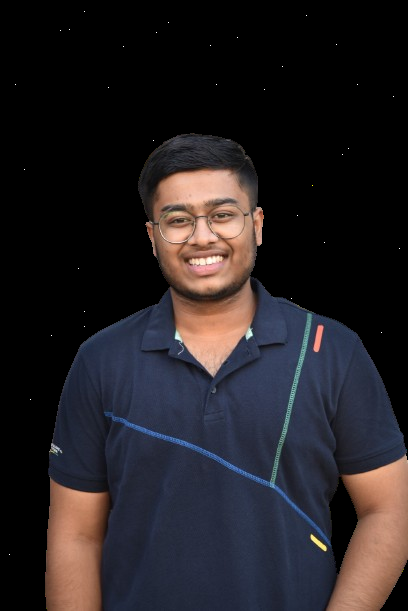
#> input picture tests/expected_images/pic3.png, 408 x 611 px
$ python -i change_background.py   (imports and definitions only)
#> lines starting #> are read from the running program, lines starting #| are printed output that depends on the picture; after the words box and inside, x2 and y2 are one past the last pixel; in counts of white or black regions, pixels touching at a corner belong together
import cv2
from PIL import Image
from rembg import remove

def change_background_to_none(file_path):
#> called with file_path = 'expected_images/pic3.png'
    src = cv2.imread(file_path, 1)
#> src is the input picture: shape (611, 408, 3); mean B, G, R 35.3, 32.1, 36.4

    tmp = cv2.cvtColor(src, cv2.COLOR_BGR2GRAY)
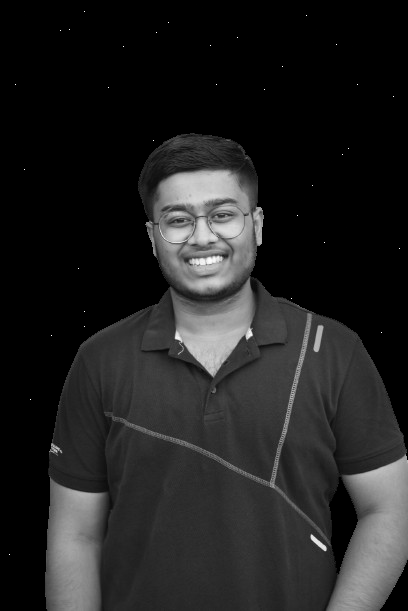
#> tmp: shape (611, 408); min 0, max 255, mean 33.8
    _, alpha = cv2.threshold(tmp, 0, 255, cv2.THRESH_BINARY)
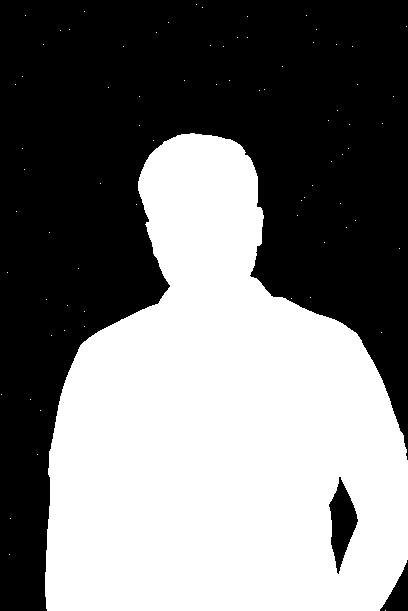
#> alpha: shape (611, 408); 47% white; 76 white regions (75 under 20 px), largest, box (x1, y1, x2, y2) and area: (45, 133, 408, 611) 117072

    b, g, r = cv2.split(src)
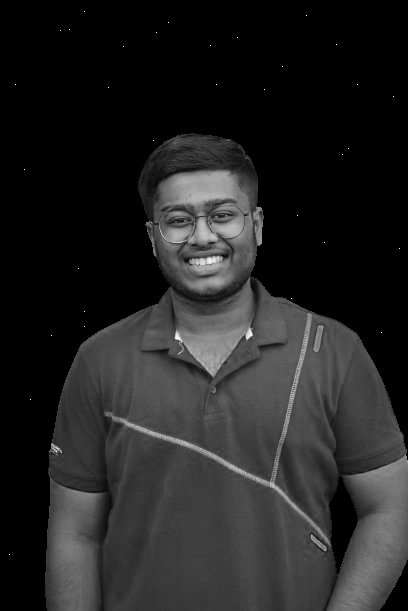
#> b: shape (611, 408); min 0, max 255, mean 35.3
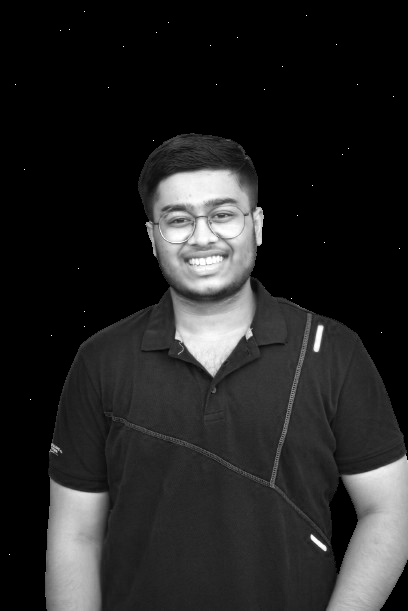
#> r: shape (611, 408); min 0, max 255, mean 36.4
    rgba = [b, g, r, alpha]
    dst = cv2.merge(rgba, 4)

    cv2.imwrite(file_path, dst)

def change_background(file_path):
    input = Image.open(file_path)
    output = remove(input)
    output.save(file_path)
    change_background_to_none(file_path)

>>> result = change_background_to_none('expected_images/pic3.png')

$ run again, on tests/expected_images/pic4.png
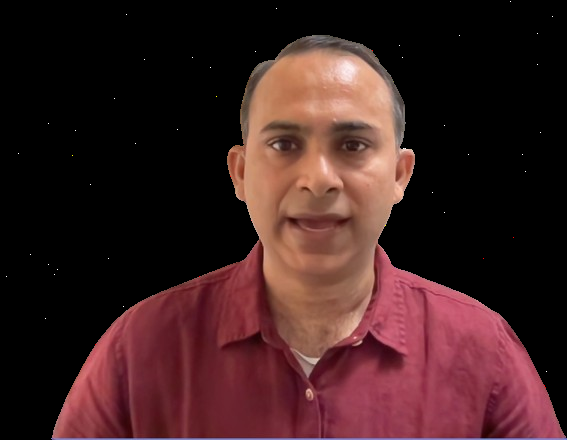
#> input picture tests/expected_images/pic4.png, 567 x 440 px
#> in change_background_to_none, src is the input picture: shape (440, 567, 3); mean B, G, R 32.5, 32.4, 61.2
#> in change_background_to_none, `_, alpha = cv2.threshold(tmp, 0, 255, cv2.THRESH_BINARY)`:
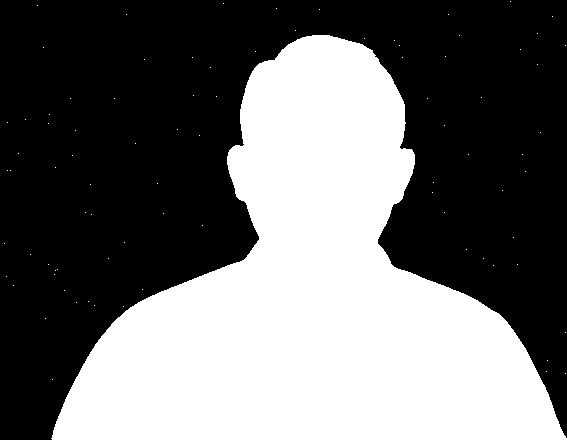
#> alpha: shape (440, 567); 42.2% white; 86 white regions (85 under 20 px), largest, box (x1, y1, x2, y2) and area: (51, 35, 567, 440) 105143
#> in change_background_to_none, `b, g, r = cv2.split(src)`:
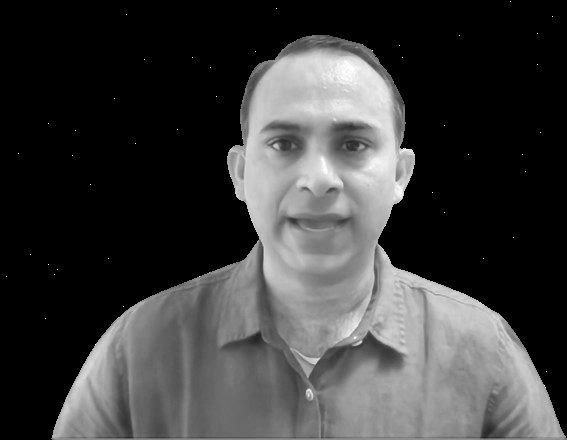
#> r: shape (440, 567); min 0, max 255, mean 61.2

$ run again, on tests/expected_images/pic5.png
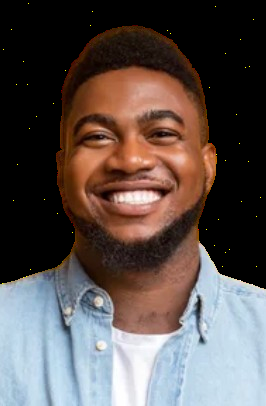
#> input picture tests/expected_images/pic5.png, 266 x 406 px
#> in change_background_to_none, src is the input picture: shape (406, 266, 3); mean B, G, R 79, 81.9, 92.2
#> in change_background_to_none, `_, alpha = cv2.threshold(tmp, 0, 255, cv2.THRESH_BINARY)`:
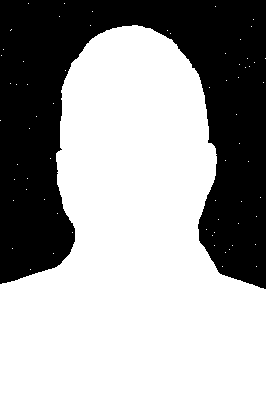
#> alpha: shape (406, 266); 63.1% white; 1 black region, box (x1, y1, x2, y2) and area: (0, 0, 266, 289) 39841
#> in change_background_to_none, `b, g, r = cv2.split(src)`:
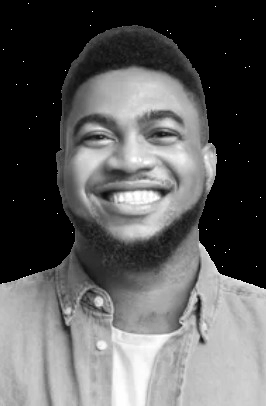
#> r: shape (406, 266); min 0, max 255, mean 92.2
